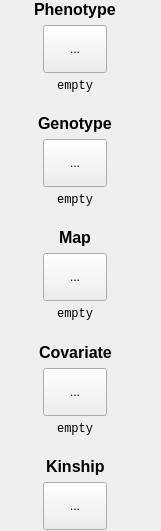
   <widget class="QFrame" name="frame_10">
    <property name="geometry">
     <rect>
      <x>10</x>
      <y>20</y>
      <width>161</width>
      <height>531</height>
     </rect>
    </property>
    <property name="sizePolicy">
     <sizepolicy hsizetype="Preferred" vsizetype="Preferred">
      <horstretch>0</horstretch>
      <verstretch>0</verstretch>
     </sizepolicy>
    </property>
    <property name="layoutDirection">
     <enum>Qt::LeftToRight</enum>
    </property>
    <property name="frameShape">
     <enum>QFrame::NoFrame</enum>
    </property>
    <property name="frameShadow">
     <enum>QFrame::Plain</enum>
    </property>
    <widget class="QWidget" name="layoutWidget_2">
     <property name="geometry">
      <rect>
       <x>0</x>
       <y>0</y>
       <width>151</width>
       <height>550</height>
      </rect>
     </property>
     <layout class="QGridLayout" name="gridLayout_3">
      <item row="0" column="0">
       <layout class="QVBoxLayout" name="verticalLayout_2">
        <item alignment="Qt::AlignHCenter">
         <widget class="QLabel" name="label_3">
          <property name="font">
           <font>
            <family>Arial</family>
            <pointsize>12</pointsize>
            <weight>75</weight>
            <bold>true</bold>
           </font>
          </property>
          <property name="text">
           <string>Phenotype</string>
          </property>
         </widget>
        </item>
        <item alignment="Qt::AlignHCenter">
         <widget class="MToolButton" name="pheFileToolButton">
          <property name="minimumSize">
           <size>
            <width>64</width>
            <height>48</height>
           </size>
          </property>
          <property name="cursor">
           <cursorShape>PointingHandCursor</cursorShape>
          </property>
          <property name="acceptDrops">
           <bool>true</bool>
          </property>
          <property name="text">
           <string>...</string>
          </property>
          <property name="iconSize">
           <size>
            <width>32</width>
            <height>32</height>
           </size>
          </property>
          <property name="autoRaise">
           <bool>false</bool>
          </property>
         </widget>
        </item>
        <item alignment="Qt::AlignHCenter">
         <widget class="QLabel" name="pheFileLabel">
          <property name="font">
           <font>
            <family>Courier New</family>
            <pointsize>9</pointsize>
            <kerning>true</kerning>
           </font>
          </property>
          <property name="text">
           <string>empty</string>
          </property>
          <property name="alignment">
           <set>Qt::AlignRight|Qt::AlignTrailing|Qt::AlignVCenter</set>
          </property>
         </widget>
        </item>
       </layout>
      </item>
      <item row="3" column="0">
       <layout class="QVBoxLayout" name="verticalLayout_6">
        <item alignment="Qt::AlignHCenter">
         <widget class="QLabel" name="label_10">
          <property name="font">
           <font>
            <family>Arial</family>
            <pointsize>12</pointsize>
            <weight>75</weight>
            <bold>true</bold>
           </font>
          </property>
          <property name="text">
           <string>Map</string>
          </property>
         </widget>
        </item>
        <item alignment="Qt::AlignHCenter">
         <widget class="MToolButton" name="mapFileToolButton">
          <property name="minimumSize">
           <size>
            <width>64</width>
            <height>48</height>
           </size>
          </property>
          <property name="cursor">
           <cursorShape>PointingHandCursor</cursorShape>
          </property>
          <property name="acceptDrops">
           <bool>true</bool>
          </property>
          <property name="text">
           <string>...</string>
          </property>
          <property name="iconSize">
           <size>
            <width>32</width>
            <height>32</height>
           </size>
          </property>
         </widget>
        </item>
        <item alignment="Qt::AlignHCenter">
         <widget class="QLabel" name="mapFileLabel">
          <property name="font">
           <font>
            <family>Courier New</family>
            <pointsize>9</pointsize>
            <kerning>true</kerning>
           </font>
          </property>
          <property name="text">
           <string>empty</string>
          </property>
          <property name="alignment">
           <set>Qt::AlignRight|Qt::AlignTrailing|Qt::AlignVCenter</set>
          </property>
         </widget>
        </item>
        <item>
         <spacer name="verticalSpacer_11">
          <property name="orientation">
           <enum>Qt::Vertical</enum>
          </property>
          <property name="sizeHint" stdset="0">
           <size>
            <width>20</width>
            <height>40</height>
           </size>
          </property>
         </spacer>
        </item>
       </layout>
      </item>
      <item row="2" column="0">
       <layout class="QVBoxLayout" name="verticalLayout_5">
        <item alignment="Qt::AlignHCenter">
         <widget class="QLabel" name="label_7">
          <property name="font">
           <font>
            <family>Arial</family>
            <pointsize>12</pointsize>
            <weight>75</weight>
            <bold>true</bold>
           </font>
          </property>
          <property name="text">
           <string>Genotype</string>
          </property>
         </widget>
        </item>
        <item alignment="Qt::AlignHCenter">
         <widget class="MToolButton" name="genoFileToolButton">
          <property name="minimumSize">
           <size>
            <width>64</width>
            <height>48</height>
           </size>
          </property>
          <property name="cursor">
           <cursorShape>PointingHandCursor</cursorShape>
          </property>
          <property name="acceptDrops">
           <bool>true</bool>
          </property>
          <property name="text">
           <string>...</string>
          </property>
          <property name="iconSize">
           <size>
            <width>32</width>
            <height>32</height>
           </size>
          </property>
         </widget>
        </item>
        <item alignment="Qt::AlignHCenter">
         <widget class="QLabel" name="genoFileLabel">
          <property name="font">
           <font>
            <family>Courier New</family>
            <pointsize>9</pointsize>
            <kerning>true</kerning>
           </font>
          </property>
          <property name="text">
           <string>empty</string>
          </property>
          <property name="alignment">
           <set>Qt::AlignRight|Qt::AlignTrailing|Qt::AlignVCenter</set>
          </property>
         </widget>
        </item>
        <item>
         <spacer name="verticalSpacer_10">
          <property name="orientation">
           <enum>Qt::Vertical</enum>
          </property>
          <property name="sizeHint" stdset="0">
           <size>
            <width>20</width>
            <height>40</height>
           </size>
          </property>
         </spacer>
        </item>
       </layout>
      </item>
      <item row="4" column="0">
       <layout class="QVBoxLayout" name="verticalLayout_7">
        <item alignment="Qt::AlignHCenter">
         <widget class="QLabel" name="label_14">
          <property name="font">
           <font>
            <family>Arial</family>
            <pointsize>12</pointsize>
            <weight>75</weight>
            <bold>true</bold>
           </font>
          </property>
          <property name="text">
           <string>Covariate</string>
          </property>
         </widget>
        </item>
        <item alignment="Qt::AlignHCenter">
         <widget class="MToolButton" name="covarFileToolButton">
          <property name="minimumSize">
           <size>
            <width>64</width>
            <height>48</height>
           </size>
          </property>
          <property name="cursor">
           <cursorShape>PointingHandCursor</cursorShape>
          </property>
          <property name="acceptDrops">
           <bool>true</bool>
          </property>
          <property name="text">
           <string>...</string>
          </property>
          <property name="iconSize">
           <size>
            <width>32</width>
            <height>32</height>
           </size>
          </property>
         </widget>
        </item>
        <item alignment="Qt::AlignHCenter">
         <widget class="QLabel" name="covarFileLabel">
          <property name="font">
           <font>
            <family>Courier New</family>
            <pointsize>9</pointsize>
            <kerning>true</kerning>
           </font>
          </property>
          <property name="text">
           <string>empty</string>
          </property>
          <property name="alignment">
           <set>Qt::AlignRight|Qt::AlignTrailing|Qt::AlignVCenter</set>
          </property>
         </widget>
        </item>
       </layout>
      </item>
      <item row="5" column="0">
       <spacer name="verticalSpacer_12">
        <property name="orientation">
         <enum>Qt::Vertical</enum>
        </property>
        <property name="sizeHint" stdset="0">
         <size>
          <width>20</width>
          <height>40</height>
         </size>
        </property>
       </spacer>
      </item>
      <item row="1" column="0">
       <spacer name="verticalSpacer_9">
        <property name="orientation">
         <enum>Qt::Vertical</enum>
        </property>
        <property name="sizeHint" stdset="0">
         <size>
          <width>20</width>
          <height>40</height>
         </size>
        </property>
       </spacer>
      </item>
      <item row="6" column="0">
       <layout class="QVBoxLayout" name="verticalLayout_8">
        <item alignment="Qt::AlignHCenter">
         <widget class="QLabel" name="label_17">
          <property name="font">
           <font>
            <family>Arial</family>
            <pointsize>12</pointsize>
            <weight>75</weight>
            <bold>true</bold>
           </font>
          </property>
          <property name="text">
           <string>Kinship</string>
          </property>
         </widget>
        </item>
        <item alignment="Qt::AlignHCenter">
         <widget class="MToolButton" name="kinFileToolButton">
          <property name="minimumSize">
           <size>
            <width>64</width>
            <height>48</height>
           </size>
          </property>
          <property name="cursor">
           <cursorShape>PointingHandCursor</cursorShape>
          </property>
          <property name="acceptDrops">
           <bool>true</bool>
          </property>
          <property name="text">
           <string>...</string>
          </property>
          <property name="iconSize">
           <size>
            <width>32</width>
            <height>32</height>
           </size>
          </property>
         </widget>
        </item>
        <item alignment="Qt::AlignHCenter">
         <widget class="QLabel" name="kinFileLabel">
          <property name="font">
           <font>
            <family>Courier New</family>
            <pointsize>9</pointsize>
            <kerning>true</kerning>
           </font>
          </property>
          <property name="text">
           <string>empty</string>
          </property>
          <property name="alignment">
           <set>Qt::AlignRight|Qt::AlignTrailing|Qt::AlignVCenter</set>
          </property>
         </widget>
        </item>
       </layout>
      </item>
     </layout>
    </widget>
   </widget>
